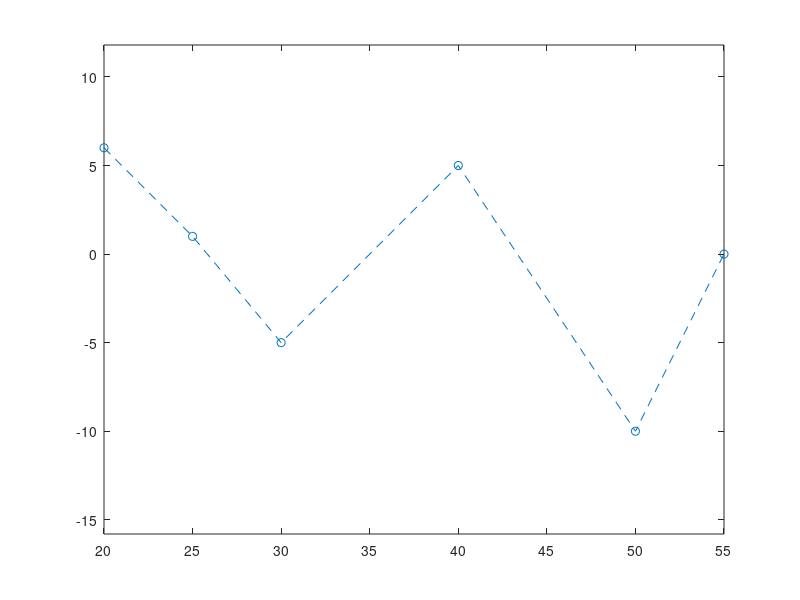

The MATLAB script that drew this image: (Note: this script raises an error after producing the figure.)
px = [20,25,30,40,50,55];
py = [6,1,-5,5,-10,0];
plot(px,py,'o--');
axis equal
hold on
syms t
n = 5;
cx(t) = 0*t;
cy(t) = 0*t;
for i = 0:n
    weight = nchoosek(n,i)*t^i*(1-t)^(n-i);
    cx(t) = cx(t) + px(i+1)*weight;
    cy(t) = cy(t) + py(i+1) *weight;
end
fplot(cx(t),cy(t),[0 1])